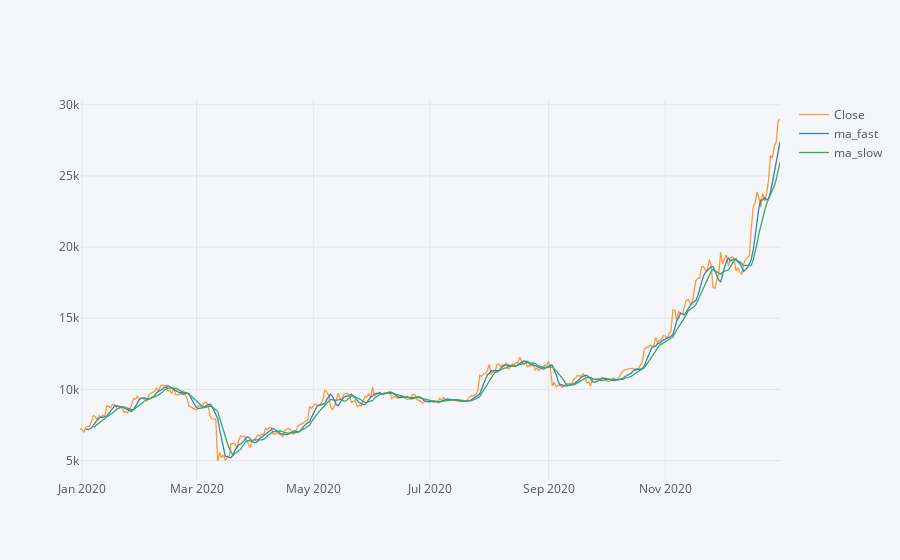
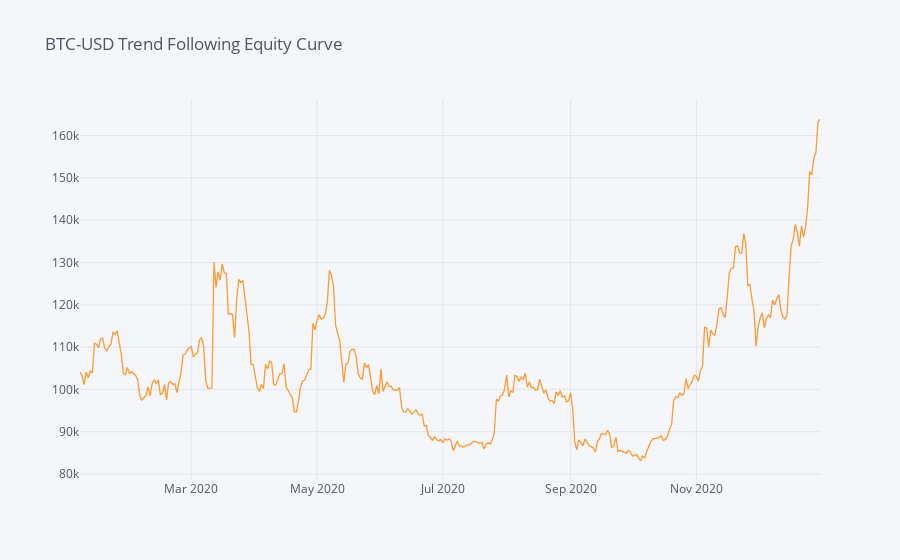
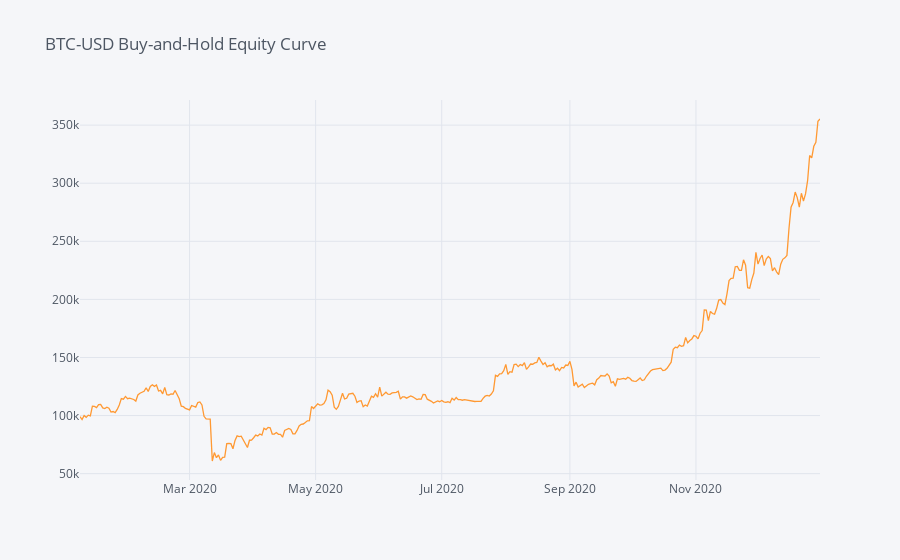

Notebook cell for these charts, in order:
### Code cell
fun_with_assignment_2(symbol='BTC-USD',
                      allocation=0.8,
                      starting_capital=100000,
                      short_trend=4,
                      long_trend=8,
                      start_date='2020',
                      end_date='2021')

### Figure 1 — Plotly figure (JSON) as saved in the notebook; plotly's stock layout.template omitted (floating-point values rounded to 4 significant figures; data arrays with more than 128 entries replaced by an {"elided": "..."} marker saying what was removed)
{"data": [{"line": {"color": "rgba(255, 153, 51, 1.0)", "dash": "solid", "shape": "linear", "width": 1.3}, "mode": "lines", "name": "Close", "text": "", "type": "scatter", "x": {"elided": "363 str values"}, "y": {"elided": "363 float values"}}, {"line": {"color": "rgba(55, 128, 191, 1.0)", "dash": "solid", "shape": "linear", "width": 1.3}, "mode": "lines", "name": "ma_fast", "text": "", "type": "scatter", "x": {"elided": "363 str values"}, "y": {"elided": "363 mixed values"}}, {"line": {"color": "rgba(50, 171, 96, 1.0)", "dash": "solid", "shape": "linear", "width": 1.3}, "mode": "lines", "name": "ma_slow", "text": "", "type": "scatter", "x": {"elided": "363 str values"}, "y": {"elided": "363 mixed values"}}], "layout": {"legend": {"bgcolor": "#F5F6F9", "font": {"color": "#4D5663"}}, "paper_bgcolor": "#F5F6F9", "plot_bgcolor": "#F5F6F9", "title": {"font": {"color": "#4D5663"}}, "xaxis": {"gridcolor": "#E1E5ED", "showgrid": true, "tickfont": {"color": "#4D5663"}, "title": {"font": {"color": "#4D5663"}, "text": ""}, "zerolinecolor": "#E1E5ED"}, "yaxis": {"gridcolor": "#E1E5ED", "showgrid": true, "tickfont": {"color": "#4D5663"}, "title": {"font": {"color": "#4D5663"}, "text": ""}, "zerolinecolor": "#E1E5ED"}}}

### Figure 2 — Plotly figure (JSON) as saved in the notebook; plotly's stock layout.template omitted (floating-point values rounded to 4 significant figures; data arrays with more than 128 entries replaced by an {"elided": "..."} marker saying what was removed)
{"data": [{"line": {"color": "rgba(255, 153, 51, 1.0)", "dash": "solid", "shape": "linear", "width": 1.3}, "mode": "lines", "name": "account_val", "text": "", "type": "scatter", "x": {"elided": "356 str values"}, "y": {"elided": "356 float values"}}], "layout": {"legend": {"bgcolor": "#F5F6F9", "font": {"color": "#4D5663"}}, "paper_bgcolor": "#F5F6F9", "plot_bgcolor": "#F5F6F9", "title": {"font": {"color": "#4D5663"}, "text": "BTC-USD Trend Following Equity Curve"}, "xaxis": {"gridcolor": "#E1E5ED", "showgrid": true, "tickfont": {"color": "#4D5663"}, "title": {"font": {"color": "#4D5663"}, "text": ""}, "zerolinecolor": "#E1E5ED"}, "yaxis": {"gridcolor": "#E1E5ED", "showgrid": true, "tickfont": {"color": "#4D5663"}, "title": {"font": {"color": "#4D5663"}, "text": ""}, "zerolinecolor": "#E1E5ED"}}}

### Figure 3 — Plotly figure (JSON) as saved in the notebook; plotly's stock layout.template omitted (floating-point values rounded to 4 significant figures; data arrays with more than 128 entries replaced by an {"elided": "..."} marker saying what was removed)
{"data": [{"line": {"color": "rgba(255, 153, 51, 1.0)", "dash": "solid", "shape": "linear", "width": 1.3}, "mode": "lines", "name": "Close", "text": "", "type": "scatter", "x": {"elided": "355 str values"}, "y": {"elided": "355 float values"}}], "layout": {"legend": {"bgcolor": "#F5F6F9", "font": {"color": "#4D5663"}}, "paper_bgcolor": "#F5F6F9", "plot_bgcolor": "#F5F6F9", "title": {"font": {"color": "#4D5663"}, "text": "BTC-USD Buy-and-Hold Equity Curve"}, "xaxis": {"gridcolor": "#E1E5ED", "showgrid": true, "tickfont": {"color": "#4D5663"}, "title": {"font": {"color": "#4D5663"}, "text": ""}, "zerolinecolor": "#E1E5ED"}, "yaxis": {"gridcolor": "#E1E5ED", "showgrid": true, "tickfont": {"color": "#4D5663"}, "title": {"font": {"color": "#4D5663"}, "text": ""}, "zerolinecolor": "#E1E5ED"}}}
